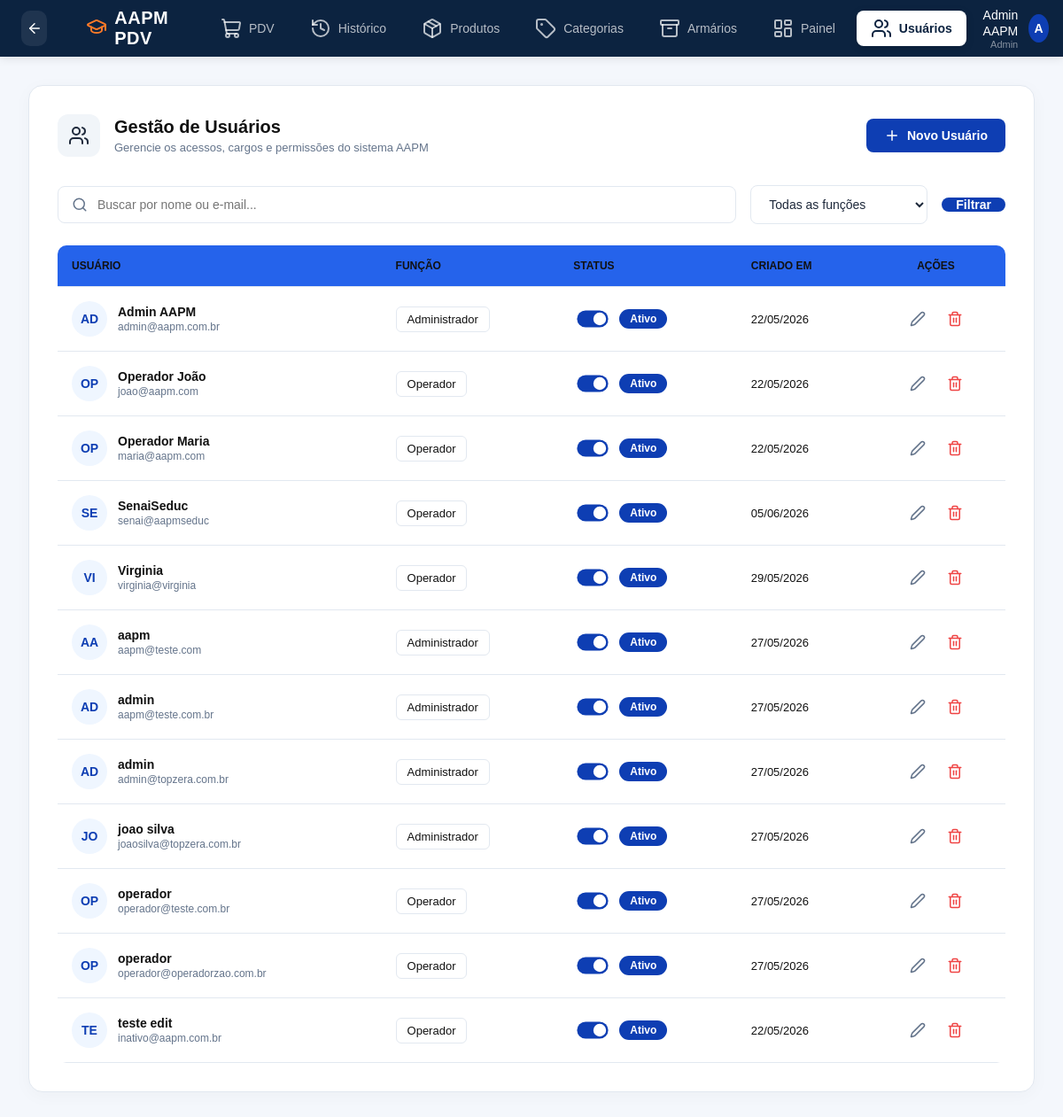
/usuarios/ (signed in), run on the app's committed database.
### app/models/usuarios.py (models this page shows)
class Usuario(Base):
    __tablename__ = "usuarios"
    id = Column(Integer, primary_key=True, autoincrement=True)
    nome = Column(String(100), nullable=False)
    email = Column(String(150), unique=True, nullable=False)
    senha_hash = Column(String(255), nullable=False)
    role = Column(String(20), nullable=False, default="operador")
    ativo = Column(Boolean, default=True)
    criado_em = Column(DateTime, server_default=func.now())

### app/controllers/usuario_controller.py (the view)
@router.get("/", response_class=HTMLResponse)
def listar_usuarios(
    request: Request,
    busca: str = "",
    role: str = "",
    db: Session = Depends(get_db),
    admin = Depends(get_admin)  # bloqueia quem não é admin
):
    query = db.query(Usuario)
    if busca:
        query = query.filter(
            or_(
                Usuario.nome.ilike(f"%{busca}%"),
                Usuario.email.ilike(f"%{busca}%")
            )
        )
    if role:
        query = query.filter(Usuario.role == role)
    usuarios = query.order_by(Usuario.nome).all()
    return templates.TemplateResponse(
        request,
        "usuarios/index.html",
        {
            "request": request,
            "usuario": admin,   # dados de quem está logado (para navbar)
            "usuarios": usuarios,  # lista para exibir na tabela
            "busca": busca,
            "role_filter": role
        }
    )

### app/templates/usuarios/index.html (shortened to what this page needs)
{% extends "base.html" %}
{% block styles %}
<link rel="stylesheet" href="/static/css/usuarios.css">
{% endblock %}
{% block content %}
<div class="page-wrapper">
    <div class="content-card">
        <div class="page-header">
            <div class="header-info">
                <div class="header-icon">
                    <i data-lucide="users"></i>
                </div>
                <div class="title-area">
                    <h2>Gestão de Usuários</h2>
                    <p>Gerencie os acessos, cargos e permissões do sistema AAPM</p>
                </div>
            </div>
            <a href="/usuarios/novo" class="btn-primary">
                <i data-lucide="plus" style="width: 18px; height: 18px;"></i>
                Novo Usuário
            </a>
        </div>
        <form method="get" action="/usuarios" class="filters-bar" id="filterForm">
            <div class="search-input-wrapper">
                <i data-lucide="search"></i>
                <input type="text" name="busca" placeholder="Buscar por nome ou e-mail..." value="{{ busca }}" oninput="debounceSubmit()">
            </div>
            <select name="role" class="filter-select" onchange="document.getElementById('filterForm').submit()">
                <option value="">Todas as funções</option>
            </select>
            <button type="submit" class="btn-primary" style="border:none; padding: 0 16px;">
                Filtrar
            </button>
        </form>
        <table class="data-table">
            <thead>
                <tr>
                    <th>Usuário</th>
                    <th>Função</th>
                    <th>Status</th>
                    <th>Criado Em</th>
                    <th style="text-align: center;">Ações</th>
                </tr>
            </thead>
            <tbody>
                {% for u in usuarios %}
                <tr>
                    <td>
                        <div class="user-cell">
                            <div class="user-avatar-small">
                                {{ u.nome[:2]|upper }}
                            </div>
                            <div class="user-details">
                                <a href="/usuarios/{{ u.id }}/editar" style="text-decoration:none; color:inherit;">
                                    <strong>{{ u.nome }}</strong>
                                </a>
                                <span>{{ u.email }}</span>
                            </div>
                        </div>
                    </td>
                    <td>
                        <span class="role-select">
                            {{ "Administrador" if u.role == 'admin' else "Operador" }}
                        </span>
                    </td>
                    <td>
                        <form action="/usuarios/{{ u.id }}/toggle-ativo" method="post" style="margin: 0;">
                            <div class="status-badge">
                                <label class="switch" style="transform: scale(0.8); margin: 0;">
                                    <span class="slider"></span>
                                </label>
                                {% if u.ativo %}
                                    <span class="status-text ativo">Ativo</span>
                                {% else %}
                                    <span class="status-text inativo">Inativo</span>
                                {% endif %}
                            </div>
                        </form>
                    </td>
                    <td>
                        <span class="date-text">
                            {{ u.criado_em.strftime('%d/%m/%Y') if u.criado_em else '—' }}
                        </span>
                    </td>
                    <td style="text-align: center;">
                        <div style="display: flex; justify-content: center; gap: 8px;">
                            <a href="/usuarios/{{ u.id }}/editar" class="action-btn" title="Editar">
                                <i data-lucide="edit-2" style="width: 18px; height: 18px; color: var(--text-muted);"></i>
                            </a>
                            <form id="form-excluir-{{ u.id }}" action="/usuarios/{{ u.id }}/excluir" method="post" style="margin: 0;">
                                <button
                                    type="button"
                                    class="action-btn"
                                    title="Excluir"
                                    style="background: none; border: none; cursor: pointer; display: flex; align-items: center; justify-content: center;"
                                    onclick="abrirModalExcluir('form-excluir-{{ u.id }}', '{{ u.nome }}')"
                                >
                                    <i data-lucide="trash-2" style="width: 18px; height: 18px; color: #ef4444;"></i>
                                </button>
                            </form>
                        </div>
                    </td>
                </tr>
                {% endfor %}
            </tbody>
        </table>
    </div>
</div>
{% endblock %}

### app/templates/base.html (shortened to what this page needs)
<!DOCTYPE html>
<html lang="pt-br">
<head>
    <link
        rel="stylesheet"
        href="/static/css/dashboard.css"
    >
    <link
        rel="stylesheet"
        href="/static/css/style.css"
    >
    {% block styles %}{% endblock %}
</head>
<body>
    <header class="main-header">
        <div class="header-left">
    <button class="back-btn" onclick="goBack()">
        <i data-lucide="arrow-left"></i>
    </button>
    <div class="logo">
        <span class="logo-icon">
            <i data-lucide="graduation-cap"></i>
        </span>
        <span>AAPM PDV</span>
    </div>
            <nav class="main-nav">
                <a href="/" class="nav-item {% if request.url.path == '/' %}active{% endif %}">
                    <i data-lucide="shopping-cart"></i>
                    <span>PDV</span>
                </a>
                <a href="#" class="nav-item">
                    <i data-lucide="history"></i>
                    <span>Histórico</span>
                </a>
                {% if usuario and usuario.role == 'admin' %}
<a href="/produtos" class="nav-item {% if '/produtos' in request.url.path %}active{% endif %}">
    <i data-lucide="package"></i>
    <span>Produtos</span>
</a>
<a href="/categorias" class="nav-item {% if '/categorias' in request.url.path %}active{% endif %}">
    <i data-lucide="tag"></i>
    <span>Categorias</span>
</a>
<a href="#" class="nav-item">
    <i data-lucide="archive"></i>
    <span>Armários</span>
</a>
<a href="/painel" class="nav-item {% if '/painel' in request.url.path %}active{% endif %}">
    <i data-lucide="layout-dashboard"></i>
    <span>Painel</span>
</a>
<a href="/usuarios" class="nav-item {% if '/usuarios' in request.url.path %}active{% endif %}">
    <i data-lucide="users"></i>
    <span>Usuários</span>
</a>
{% endif %}
            </nav>
        </div>
        <div class="header-right">
            <div class="user-profile">
                <div class="user-info">
                    <span class="user-name">{{ usuario.nome if usuario else 'Administrador' }}</span>
                    <span class="user-role">{{ usuario.role|capitalize if usuario else 'Admin' }}</span>
                </div>
                <div class="user-avatar">
                    {{ (usuario.nome[0]|upper) if usuario else 'A' }}
                </div>
            </div>
        </div>
    </header>
    <main class="page-container">
        {% block content %}
        {% endblock %}
    </main>
</body>
</html>

### app/static/css/dashboard.css (style rules this page uses)
:root { --primary-color: #0c2340; --accent-color: #0e3eb3; --accent-hover: #0a2d83; --orange-color: #ff7a28; --orange-hover: #f25a00; --orange-disabled: #fbc6a4; --bg-main: #f8fafc; --bg-card: #ffffff; --border-color: #e2e8f0; --text-primary: #1e293b; --text-muted: #64748b; }
* { margin: 0; padding: 0; box-sizing: border-box; font-family: 'Inter', sans-serif; }
body { background-color: var(--bg-main); color: var(--text-primary); height: 100vh; display: flex; flex-direction: column; overflow: hidden; }
.main-header { background-color: var(--primary-color); color: #ffffff; height: 64px; display: flex; justify-content: space-between; align-items: center; padding: 0 24px; z-index: 10; box-shadow: 0 2px 10px rgba(0, 0, 0, 0.1); }
.header-left { display: flex; align-items: center; gap: 32px; }
.logo { font-size: 20px; font-weight: 700; letter-spacing: 0.5px; display: flex; align-items: center; gap: 8px; }
.logo-icon { color: var(--orange-color); }
.main-nav { display: flex; align-items: center; gap: 8px; height: 100%; }
.nav-item { display: flex; align-items: center; gap: 8px; color: rgba(255, 255, 255, 0.7); text-decoration: none; padding: 8px 16px; border-radius: 8px; font-size: 14px; font-weight: 500; transition: all 0.2s ease; }
.nav-item.active { background-color: #ffffff; color: var(--primary-color); font-weight: 600; box-shadow: 0 2px 8px rgba(0, 0, 0, 0.15); }
.header-right { display: flex; align-items: center; gap: 20px; }
.user-profile { display: flex; align-items: center; gap: 12px; }
.user-avatar { width: 32px; height: 32px; background-color: var(--accent-color); border-radius: 50%; display: flex; align-items: center; justify-content: center; font-weight: 600; font-size: 14px; color: white; }
.user-info { text-align: right; }
.user-name { font-size: 14px; font-weight: 500; }
.user-role { font-size: 11px; color: rgba(255, 255, 255, 0.5); display: block; }
.page-container { flex: 1; overflow-y: auto; min-height: 0; }
.switch { position: relative; display: inline-block; width: 44px; height: 24px; }
.slider { position: absolute; cursor: pointer; inset: 0; background-color: #cbd5e1; transition: .3s; border-radius: 24px; }
.slider:before { position: absolute; content: ""; height: 18px; width: 18px; left: 3px; bottom: 3px; background-color: white; transition: .3s; border-radius: 50%; }
input:checked + .slider { background-color: var(--accent-color); }
input:checked + .slider:before { transform: translateX(20px); }
.back-btn { width: 40px; height: 40px; display: flex; align-items: center; justify-content: center; border: none; border-radius: 10px; background: rgba(255, 255, 255, 0.08); color: white; cursor: pointer; transition: all 0.2s ease; margin-right: 12px; }
.back-btn svg { width: 18px; height: 18px; }

### app/static/css/style.css (style rules this page uses)
* { margin:0; padding:0; box-sizing:border-box; font-family:Arial, Helvetica, sans-serif; }
body { background:#f4f7fc; }
main { padding:0; }
table { width:100%; border-collapse:collapse; background:white; border-radius:10px; overflow:hidden; }
table th { background:#2563eb; color:white; padding:15px; text-align:left; }
table td { padding:15px; border-bottom:1px solid #ddd; }

### data on the page
Usuario: nome "Admin AAPM", nome "AD", email "admin@aapm.com.br", role "Administrador", ativo "Ativo", criado_em "22/05/2026"
Usuario: nome "OP", nome "Operador João", email "joao@aapm.com", role "Operador", ativo "Ativo", criado_em "22/05/2026"
Usuario: nome "OP", nome "Operador Maria", email "maria@aapm.com", role "Operador", ativo "Ativo", criado_em "22/05/2026"
Usuario: nome "SE", nome "SenaiSeduc", email "senai@aapmseduc", role "Operador", ativo "Ativo", criado_em "05/06/2026"
Usuario: nome "VI", nome "Virginia", email "virginia@virginia", role "Operador", ativo "Ativo", criado_em "29/05/2026"
Usuario: nome "AA", nome "aapm", email "aapm@teste.com", role "Administrador", ativo "Ativo", criado_em "27/05/2026"
Usuario: nome "AD", nome "admin", email "aapm@teste.com.br", role "Administrador", ativo "Ativo", criado_em "27/05/2026"
Usuario: nome "AD", nome "admin", email "admin@topzera.com.br", role "Administrador", ativo "Ativo", criado_em "27/05/2026"
Usuario: nome "JO", nome "joao silva", email "joaosilva@topzera.com.br", role "Administrador", ativo "Ativo", criado_em "27/05/2026"
Usuario: nome "OP", nome "operador", email "operador@teste.com.br", role "Operador", ativo "Ativo", criado_em "27/05/2026"
Usuario: nome "OP", nome "operador", email "operador@operadorzao.com.br", role "Operador", ativo "Ativo", criado_em "27/05/2026"
Usuario: nome "TE", nome "teste edit", email "inativo@aapm.com.br", role "Operador", ativo "Ativo", criado_em "22/05/2026"

### other printed values
{{ usuario.role|capitalize if usuario else 'Admin' }} "Admin"
{{ (usuario.nome[0]|upper) if usuario else 'A' }} "A"
